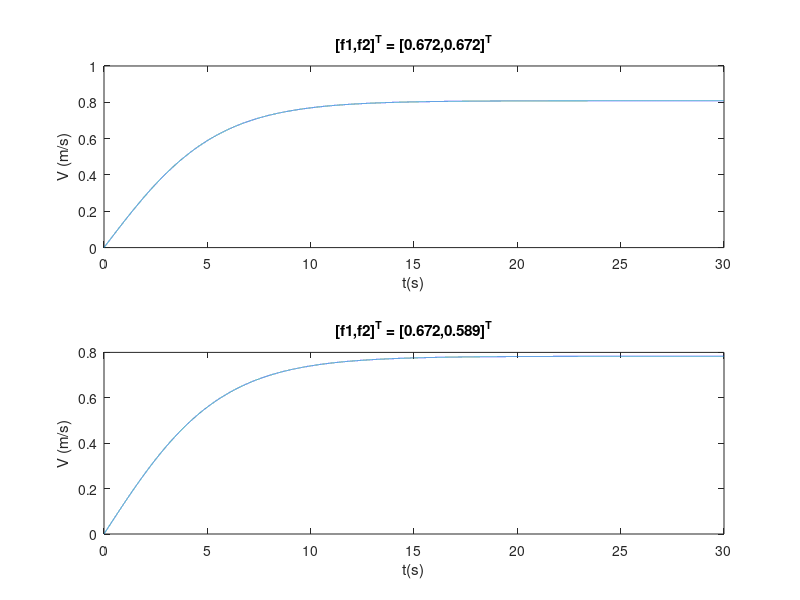
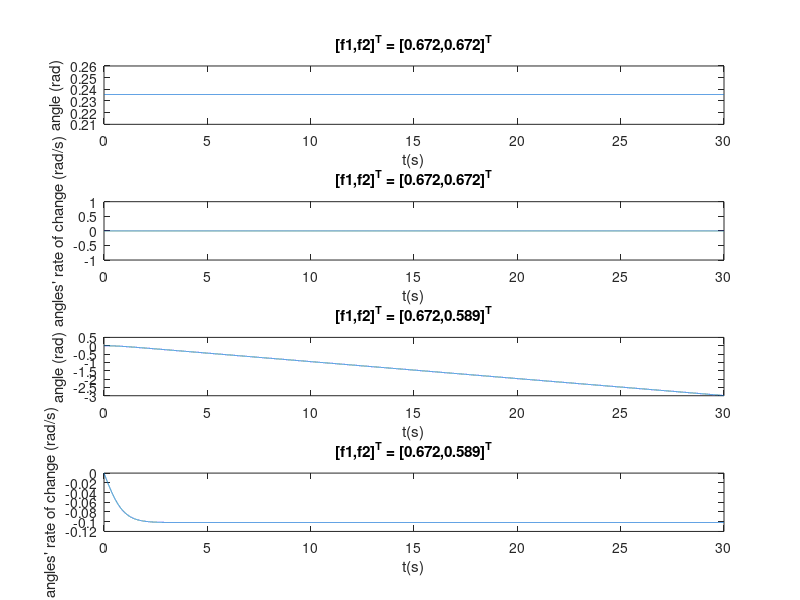
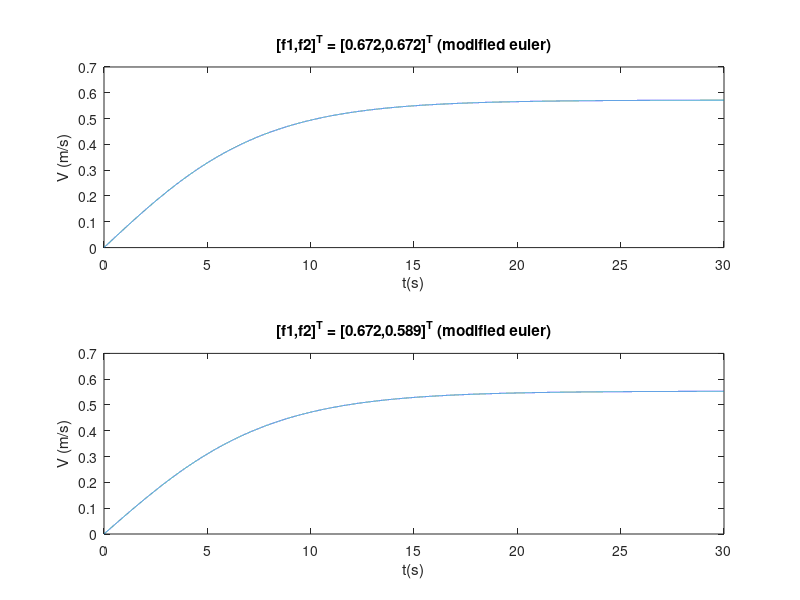
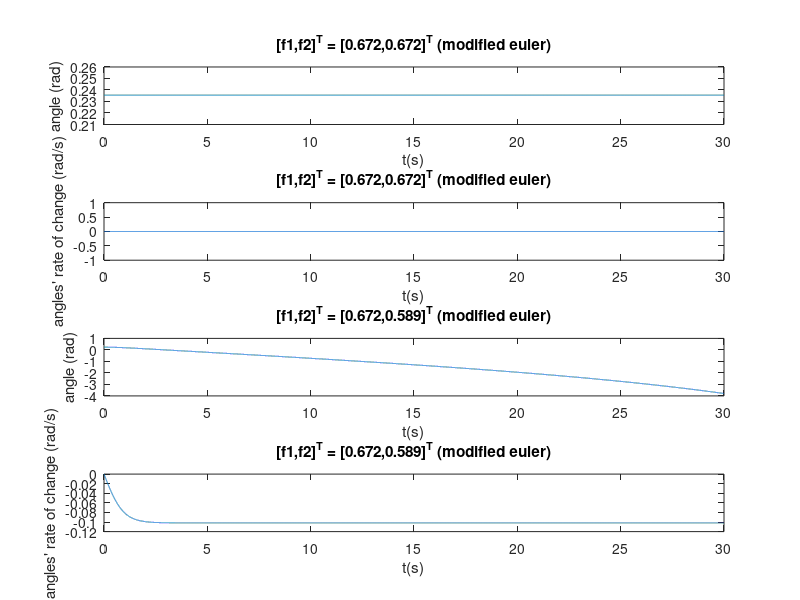

Write MATLAB code to recreate these figures, in order.
#Theofanis Georgakis 4644
#Konstadinos Gkioulis 4654
#Giorgos Koutsogiannis 4710


t = [0:0.001:30]; #time
ang = 4710/20000; #angle
bx = 3 - 4710/5000; #friction factor of motion
bang = 5 - 4710/5000; #friction factor of rotational motion
m = 9; #mass
d = 1; #distance of wheels
Iz = 0.38; #moment of inertia

#(1)
f1 = 4710/7000;
f2 = 4710/7000;
Vn1(1) = 0.001*1.344/9; #initial velociy
for i=2:30001
  Vn1(i) = Vn1(i-1) + 0.001*(((f1+f2) - bx*abs(Vn1(i-1))*Vn1(i-1))/m) ; #velocity where f1=f2
endfor;

f1 = 4710/7000;
f2 = 4710/8000;
Vn2(1) = 0.001*1.261/9; #initial velociy
for i=2:30001
  Vn2(i) = Vn2(i-1) + 0.001*(((f1+f2) - bx*abs(Vn2(i-1))*Vn2(i-1))/m) ; #velocity where f1>f2
endfor;
figure
subplot(2,1,1)
plot(t, Vn1)
xlabel("t(s)")
ylabel("V (m/s)")
title("[f1,f2]^T = [0.672,0.672]^T")
subplot(2,1,2)
plot(t, Vn2)
xlabel("t(s)")
ylabel("V (m/s)")
title("[f1,f2]^T = [0.672,0.589]^T")
saveas(1,"ex1b-1.jpg")

#(2)
f1 = 4710/7000;
f2 = 4710/7000;
ang1(1) = ang; #initial angle
ang1_d(1) = 0; #initial angle's derivative
for i=2:30001
  ang1_d(i) = ang1_d(i-1) + 0.001*(d/2*(f2-f1) - bang*abs(ang1_d(i-1))*ang1_d(i-1))/Iz; #first deravite of the angle where f1=f2
  ang1(i) = ang1(i-1) + 0.001*(ang1_d(i) - 0.001*(d/2*(f2-f1) - bang*abs(ang1_d(i-1))*ang1_d(i-1))/Iz); #angle where f1=f2
endfor;

f1 = 4710/7000;
f2 = 4710/8000;
ang2(1) = 0.235 * 0.1505*(0.001)^2; #initial angle
ang2_d(1) = -0.0415*0.001; #initial angle's derivative
for i=2:30001
  ang2_d(i) = ang2_d(i-1) + 0.001*(d/2*(f2-f1) - bang*abs(ang2_d(i-1))*ang2_d(i-1))/Iz; #first deravite of the angle where f1>f2
  ang2(i) = ang2(i-1) + 0.001*(ang2_d(i) - 0.001*(d/2*(f2-f1) - bang*abs(ang2_d(i-1))*ang2_d(i-1))/Iz); #angle where f1>f2
endfor;

figure
subplot(4,1,1)
plot(t, ang1)
xlabel("t(s)")
ylabel("angle (rad)")
title("[f1,f2]^T = [0.672,0.672]^T")
subplot(4,1,2)
plot(t, ang1_d)
xlabel("t(s)")
ylabel("angles' rate of change (rad/s)")
title("[f1,f2]^T = [0.672,0.672]^T")
subplot(4,1,3)
plot(t, ang2)
xlabel("t(s)")
ylabel("angle (rad)")
title("[f1,f2]^T = [0.672,0.589]^T")
subplot(4,1,4)
plot(t, ang2_d)
xlabel("t(s)")
ylabel("angles' rate of change (rad/s)")
title("[f1,f2]^T = [0.672,0.589]^T")
saveas(2,"ex1b-2.jpg")


#(3)
f1 = 4710/7000;
f2 = 4710/7000;
Vn3(1) = 0.001*(1.344 - abs(0.001)*0.001*0.011)/9; #initial velociy
for i=2:30001
  Vn3(i) = Vn3(i-1) + 0.001*(d/2*(f1+f2) - bx*abs(Vn3(i-1) + 0.001/2*((d/2*(f1+f2) - bx*abs(Vn3(i-1))*Vn3(i-1))/m))*(Vn3(i-1) + 0.001/2*((d/2*(f1+f2) - bx*abs(Vn3(i-1))*Vn3(i-1))/m)))/m  ; #velocity where f1=f2 (modified euler)
endfor;
f1 = 4710/7000;
f2 = 4710/8000;
Vn4(1) = 0.001*(1.261 - abs(0.001)*0.001*0.005)/9; #initial velociy
for i=2:30001
  Vn4(i) = Vn4(i-1) + 0.001*(d/2*(f1+f2) - bx*abs(Vn4(i-1) + 0.001/2*((d/2*(f1+f2) - bx*abs(Vn4(i-1))*Vn4(i-1))/m))*(Vn4(i-1) + 0.001/2*((d/2*(f1+f2) - bx*abs(Vn4(i-1))*Vn4(i-1))/m)))/m  ; #velocity where f1>f2 (modified euler)
endfor;

figure
subplot(2,1,1)
plot(t, Vn3)
xlabel("t(s)")
ylabel("V (m/s)")
title("[f1,f2]^T = [0.672,0.672]^T (modified euler)")
subplot(2,1,2)
plot(t, Vn4)
xlabel("t(s)")
ylabel("V (m/s)")
title("[f1,f2]^T = [0.672,0.589]^T (modified euler)")
saveas(3,"ex1b-3.jpg")


#(4)
f1 = 4710/7000;
f2 = 4710/7000;
ang3(1) = ang; #initial angle
ang3_d(1) = 0; #initial angle's derivative
for i=2:30001
  ang3_d(i) = ang3_d(i-1) + 0.001*(d/2*(f2-f1) - bang*abs(ang3_d(i-1) + 0.001/2*(d/2*(f2-f1) - bang*abs(ang3_d(i-1))*ang3_d(i-1))/Iz)*(ang3_d(i-1) + 0.001/2*(d/2*(f2-f1) - bang*abs(ang3_d(i-1))*ang3_d(i-1))/Iz))/Iz; #first deravite of the angle where f1=f2 (modified euler)
  ang3(i) = ang3(i-1) + 0.001*(ang3_d(i) - 0.001*(d/2*(f1-f2) - bang*abs(ang3_d(i-1) + 0.001/2*(d/2*(f2-f1) - bang*abs(ang3_d(i-1))*ang3_d(i-1))/Iz)*(ang3_d(i-1) + 0.001/2*(d/2*(f2-f1) - bang*abs(ang3_d(i-1))*ang3_d(i-1))/Iz))/Iz); #angle where f1=f2 (modified euler)
endfor;

f1 = 4710/7000;
f2 = 4710/8000;
ang4(1) = 0.235; #initial angle
ang4_d(1) = 0; #initial angle's derivative
for i=2:30001
  ang4_d(i) = ang4_d(i-1) + 0.001*(d/2*(f2-f1) - bang*abs(ang4_d(i-1) + 0.001/2*(d/2*(f2-f1) - bang*abs(ang4_d(i-1))*ang4_d(i-1))/Iz)*(ang4_d(i-1) + 0.001/2*(d/2*(f2-f1) - bang*abs(ang4_d(i-1))*ang4_d(i-1))/Iz))/Iz; #first deravite of the angle where f1=f2 (modified euler)
  ang4(i) = ang4(i-1) + 0.001*(ang4_d(i) - 0.001*(d/2*(f1-f2) - bang*abs((ang4(i-1) + 0.001/2*ang4_d(i-1)) + 0.001/2*(d/2*(f2-f1) - bang*abs((ang4(i-1) + 0.001/2*ang4_d(i-1)))*(ang4(i-1) + 0.001/2*ang4_d(i-1)))/Iz)*((ang4(i-1) + 0.001/2*ang4_d(i-1)) + 0.001/2*(d/2*(f2-f1) - bang*abs((ang4(i-1) + 0.001/2*ang4_d(i-1)))*(ang4(i-1) + 0.001/2*ang4_d(i-1)))/Iz))/Iz); #angle where f1>f2 (modified euler)
endfor;

figure
subplot(4,1,1)
plot(t, ang3)
xlabel("t(s)")
ylabel("angle (rad)")
title("[f1,f2]^T = [0.672,0.672]^T (modified euler)")
subplot(4,1,2)
plot(t, ang3_d)
xlabel("t(s)")
ylabel("angles' rate of change (rad/s)")
title("[f1,f2]^T = [0.672,0.672]^T (modified euler)")
subplot(4,1,3)
plot(t, ang4)
xlabel("t(s)")
ylabel("angle (rad)")
title("[f1,f2]^T = [0.672,0.589]^T (modified euler)")
subplot(4,1,4)
plot(t, ang4_d)
xlabel("t(s)")
ylabel("angles' rate of change (rad/s)")
title("[f1,f2]^T = [0.672,0.589]^T (modified euler)")
saveas(4,"ex1b-4.jpg")

